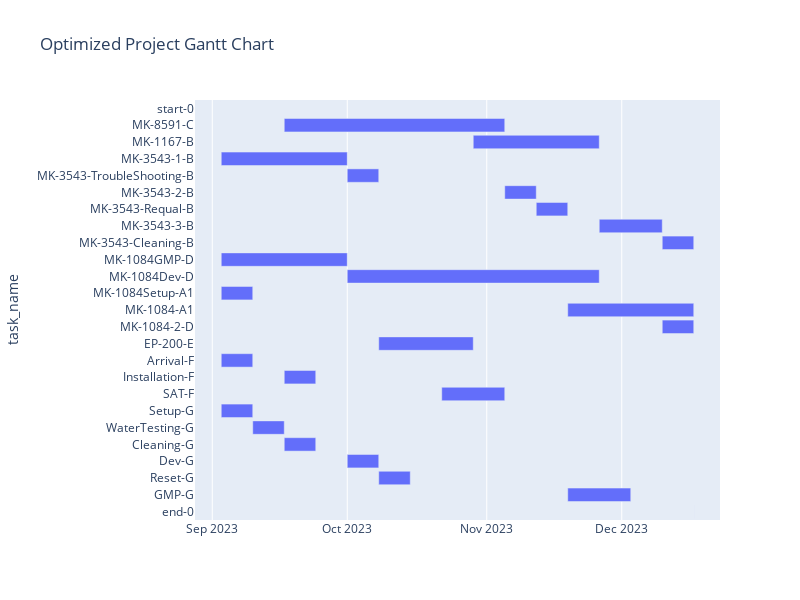

Here is the notebook cell this chart was saved with:
### Code cell
import numpy as np
def rgb(): return 'rgb(' + ','.join(map(str, np.random.randint(0, 255, size=3))) + ')'

df = SCHEDULE_DF
df['order'] = df.index

#discrete_map_resource = {r: rgb() for r in df.Resource}
#discrete_sequence_resource = [rgb() for resource in df.Resource.unique()]
discrete_map_task = [rgb() for task in df.task_label]

fig = px.timeline(df, 
                  x_start="Start_Date", 
                  x_end="Finish_Date",
                  #color = 'task_type',
                  #color_discrete_map=discrete_map_task,
                  #category_orders = dict(group = list(activities.keys())),
                  y=df.task_name,
                  title='Optimized Project Gantt Chart',
                  width=800, height=600)
fig.update_yaxes(autorange="reversed") # otherwise tasks are listed from the bottom up
#fig.update_layout(yaxis = {"categoryorder":"array", "categoryarray": df['order']})
#fig.update_layout(yaxis_categoryorder = 'total ascending')
fig.update_layout(yaxis={'dtick':1})

"""
fig.update_layout(#margin_pad = 0,
                  yaxis=dict(automargin = True),
                  yaxis_showticksuffix = 'last',
                  yaxis_anchor="free",
                  yaxis_side="right",
                  yaxis_shift=-50,
                  yaxis_title = None,
                 )
"""
#fig.write_html("Gantt_chart-v3.html")
fig.show()

### Figure 1 — Plotly figure (JSON) as saved in the notebook; plotly's stock layout.template omitted (floating-point values rounded to 4 significant figures)
{"data": [{"alignmentgroup": "True", "base": ["2023-09-03", "2023-09-17", "2023-10-29", "2023-09-03", "2023-10-01", "2023-11-05", "2023-11-12", "2023-11-26", "2023-12-10", "2023-09-03", "2023-10-01", "2023-09-03", "2023-11-19", "2023-12-10", "2023-10-08", "2023-09-03", "2023-09-17", "2023-10-22", "2023-09-03", "2023-09-10", "2023-09-17", "2023-10-01", "2023-10-08", "2023-11-19", "2023-12-17"], "hovertemplate": "Start_Date=%{base}<br>Finish_Date=%{x}<br>task_name=%{y}<extra></extra>", "legendgroup": "", "marker": {"color": "#636efa", "pattern": {"shape": ""}}, "name": "", "offsetgroup": "", "orientation": "h", "showlegend": false, "textposition": "auto", "type": "bar", "x": [0, 4233600000, 2419200000, 2419200000, 604800000, 604800000, 604800000, 1209600000, 604800000, 2419200000, 4838400000, 604800000, 2419200000, 604800000, 1814400000, 604800000, 604800000, 1209600000, 604800000, 604800000, 604800000, 604800000, 604800000, 1209600000, 0], "xaxis": "x", "y": ["start-0", "MK-8591-C", "MK-1167-B", "MK-3543-1-B", "MK-3543-TroubleShooting-B", "MK-3543-2-B", "MK-3543-Requal-B", "MK-3543-3-B", "MK-3543-Cleaning-B", "MK-1084GMP-D", "MK-1084Dev-D", "MK-1084Setup-A1", "MK-1084-A1", "MK-1084-2-D", "EP-200-E", "Arrival-F", "Installation-F", "SAT-F", "Setup-G", "WaterTesting-G", "Cleaning-G", "Dev-G", "Reset-G", "GMP-G", "end-0"], "yaxis": "y"}], "layout": {"barmode": "overlay", "height": 600, "legend": {"tracegroupgap": 0}, "title": {"text": "Optimized Project Gantt Chart"}, "width": 800, "xaxis": {"anchor": "y", "domain": [0, 1], "type": "date"}, "yaxis": {"anchor": "x", "autorange": "reversed", "domain": [0, 1], "dtick": 1, "title": {"text": "task_name"}}}}
